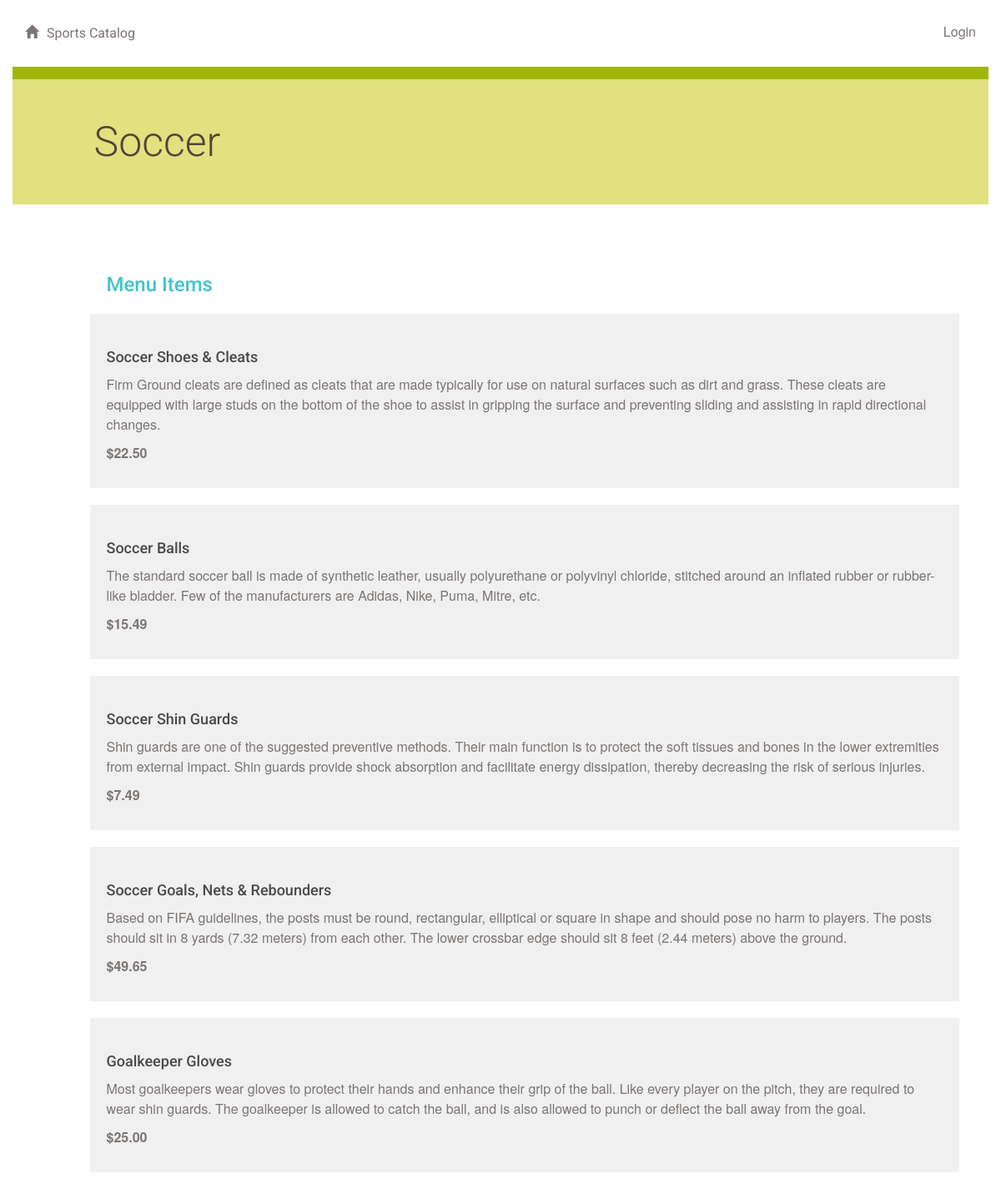
The page /sport/1/menu/ on the database its author committed.
### database_setup.py (models this page shows, shortened)
class Sport(Base):
    __tablename__ = 'sport'
    id = Column(Integer, primary_key=True)
    name = Column(String(250), nullable=False)
    user_id = Column(Integer, ForeignKey('user.id'))
    user = relationship(User)

class MenuItem(Base):
    __tablename__ = 'menu_item'
    name =Column(String(80), nullable = False)
    id = Column(Integer, primary_key = True)
    description = Column(String(250))
    price = Column(String(8))
    sport_item = Column(String(250))
    sport_id = Column(Integer,ForeignKey('sport.id'))
    sport = relationship(Sport)
    user_id = Column(Integer, ForeignKey('user.id'))
    user = relationship(User)

### project.py (the view)
@app.route('/sport/<int:sport_id>/')
@app.route('/sport/<int:sport_id>/menu/')
def showMenu(sport_id):
    sport = session.query(Sport).filter_by(id=sport_id).one()
    items = session.query(MenuItem).filter_by(sport_id=sport_id).all()
    return render_template('menu.html', items=items, sport=sport)

### templates/menu.html (shortened to what this page needs)
{% extends "main.html" %}
{% block content %}
{% include "header.html" %}
	<div class="row divider green">
		<div class="col-md-12"></div>
	</div>
	<div class="row banner menu">
		<div class="col-md-11 col-md-offset-1 padding-none">
			<h1>{{ sport.name }}
			</h1>
		</div>
	</div>
	<div class="row padding-top padding-bottom">
		<div class="col-md-1"></div>
		<div class="col-md-11 padding-none">
		</div>
		<div class="col-md-7"></div>
	</div>
	{% if items !=[] %}
		<div class="row">
			<div class="col-md-1"></div>
			<div class="col-md-11">
				<h2>Menu Items</h2>
					{% for i in items %}
						  <div class="menu-item">
								<h3>{{i.name}}</h3>
								<p>{{i.description}}</p>
                <p class="menu-price">{{i.price}}</p>
							</div>
					{% endfor %}
			</div>
		</div>
	{% endif %}
{% endblock %}

### templates/main.html (shortened to what this page needs)
<!DOCTYPE html>
<html lang="en">
	<head>
		<link rel="stylesheet" href="//netdna.bootstrapcdn.com/bootstrap/3.1.1/css/bootstrap.min.css">
		<link rel=stylesheet type=text/css href="{{ url_for('static', filename='styles.css') }}">
	</head>
	<body>
		<div class="container">
			{% block content %}
			{% endblock %}
		</div>
	</body>
</html>

### templates/header.html
<div class="row top-menu">
	<div class="col-md-6">
		<a href="{{url_for('showSports')}}">
			<span class="glyphicon glyphicon-home" aria-hidden="true"></span>Sports Catalog
		</a>
	</div>
	<div class="col-md-6 text-right">
	{% if 'username' in session %}
		<a href="{{url_for('logout')}}"><p>Logout</p></a>
	{% else %}
		<a href="{{url_for('showLogin')}}"><p>Login</p></a>	{% endif %}
	</div>
</div>

### static/styles.css (style rules this page uses)
* { font-family: "Helvetica Neue Bold", Roboto, Helvetica, Arial, sans-serif; font-weight: 700; }
h1 { font-family: "Helvetica Neue Light", Roboto, Helvetica, Arial, sans-serif; font-size: 50px; color: #51453B; line-height: 60px; font-weight: 300; }
h2 { font-size: 24px; color: #42C3C9; line-height: 29px; }
h3 { font-size: 18px; color: #4A4A4A; line-height: 23px; }
p { font-family: "Helvetica Neue", Roboto, Helvetica, Arial, sans-serif; font-size: 16px; color: #7B7573; line-height: 24px; font-weight: 400; }
a { font-size: 14px; color: #0093B9; line-height: 17px; }
.padding-top { padding-top: 30px; }
.padding-bottom { padding-bottom: 30px; }
.padding-none { padding: 0; }
.glyphicon { margin-right: 10px; }
.top-menu { padding-top: 30px; padding-bottom: 30px; }
.top-menu p { margin-bottom: 0; line-height: 16px; }
.top-menu a { margin-bottom: 0; line-height: 16px; font-size: 16px; color: #7B7573; font-weight: 400; }
.divider { height: 15px; }
.divider.green { background-color: #9FB80A; }
.banner.menu { height: 150px; background-color: #E1E17F; }
.banner h1 { margin: 45px 0; }
.menu-item { background: #F0F0F0; padding: 20px; margin: 20px; margin-left: -20px; }
.menu-price { font-weight: 700; }

### rows shown on the page
Sport: name "Soccer"
MenuItem: name "Soccer Shoes & Cleats", description "Firm Ground cleats are defined as cleats that are made typically for use on natural surfaces such as dirt and grass. These cleats are equipped with large studs on the bottom of the shoe to assist in gripping the surface and preventing sliding and assisting in rapid directional changes.", price "$22.50"
MenuItem: name "Soccer Balls", description "The standard soccer ball is made of synthetic leather, usually polyurethane or polyvinyl chloride, stitched around an inflated rubber or rubber-like bladder. Few of the manufacturers are Adidas, Nike, Puma, Mitre, etc.", price "$15.49"
MenuItem: name "Soccer Shin Guards", description "Shin guards are one of the suggested preventive methods. Their main function is to protect the soft tissues and bones in the lower extremities from external impact. Shin guards provide shock absorption and facilitate energy dissipation, thereby decreasing the risk of serious injuries.", price "$7.49"
MenuItem: name "Soccer Goals, Nets & Rebounders", description "Based on FIFA guidelines, the posts must be round, rectangular, elliptical or square in shape and should pose no harm to players. The posts should sit in 8 yards (7.32 meters) from each other. The lower crossbar edge should sit 8 feet (2.44 meters) above the ground.", price "$49.65"
MenuItem: name "Goalkeeper Gloves", description "Most goalkeepers wear gloves to protect their hands and enhance their grip of the ball. Like every player on the pitch, they are required to wear shin guards. The goalkeeper is allowed to catch the ball, and is also allowed to punch or deflect the ball away from the goal.", price "$25.00"
